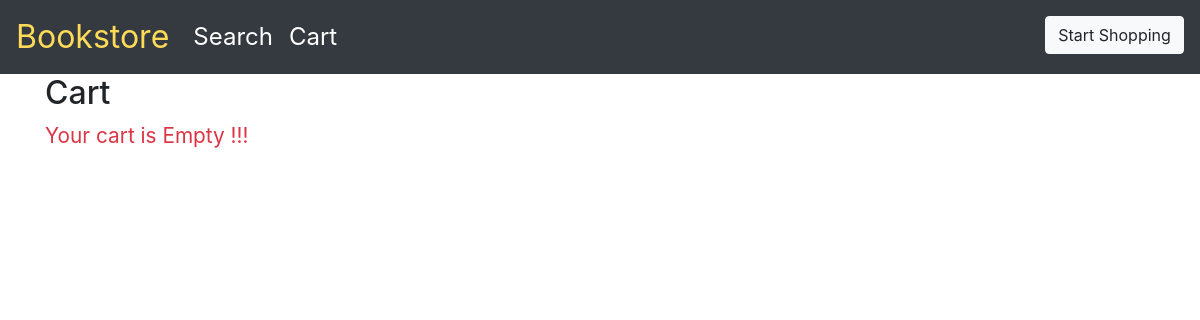
/cart/, run on an earlier commit of the app's database.
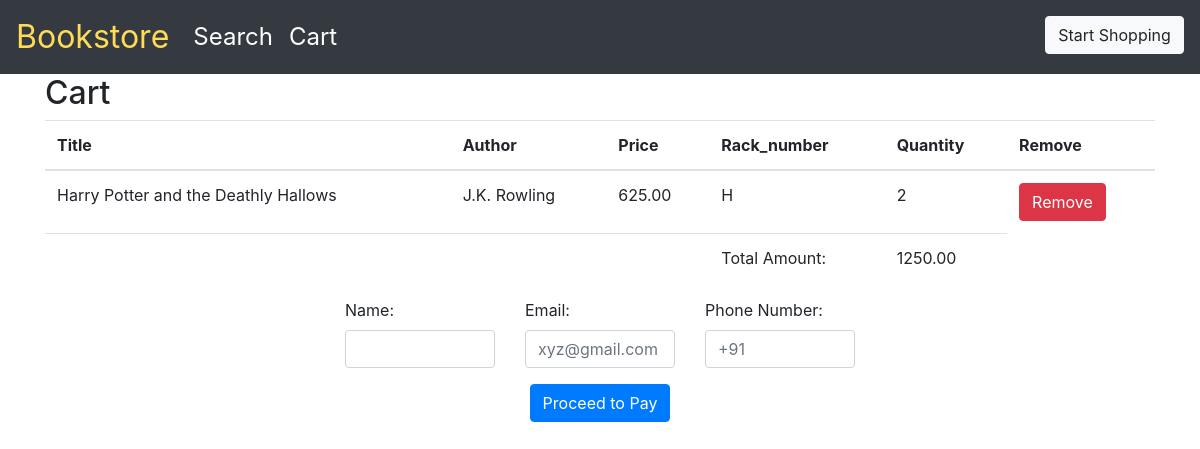
And on a later commit of the database.
### bookstore/models.py (models this page shows, shortened)
class Cart(models.Model):
    book = models.ForeignKey(Book, on_delete=models.CASCADE)
    quantity = models.IntegerField()
    def __str__(self):
        return f"{self.book.title}-{self.quantity}"

class Book(models.Model):
    title= models.CharField(max_length=100)
    author= models.CharField(max_length=50)
    publisher= models.CharField(max_length=50)
    price= models.DecimalField(max_digits=8, decimal_places=2)
    isbn= models.CharField(max_length=13,unique=True)
    image= models.ImageField(upload_to='static/images',default='static/images/book.png')
    genre= models.CharField(max_length=50,default="")
    desc= models.CharField(max_length=1000,default="")

class Inventory(models.Model):
    book = models.OneToOneField(Book, on_delete=models.CASCADE)
    stock = models.IntegerField(default=0)
    rack_number = models.CharField(max_length=1)

### bookstore/views.py (the view)
# urls.py: path("cart/", views.cart, name="cart"),
def cart(request):
    cart = Cart.objects.all()
    print(cart)
    total_price=0
    for cart_item in cart: # find the total price of the cart
        total_price+=cart_item.book.price * cart_item.quantity
    return render(request, 'cart.html', {'cart': cart, 'total_price': total_price})

### templates/cart.html (shortened to what this page needs)
{% extends "base.html" %}
{% block content %}
<div class="container">
    <h2>Cart</h2>
    {% if cart %}
        <table class="table">
            <thead>
                <tr>
                    <th>Title</th>
                    <th>Author</th>
                    <th>Price</th>
                    <th>Rack_number</th>
                    <th>Quantity</th>
                    <th>Remove</th>
                </tr>
            </thead>
            <tbody>
                {% for item in cart %}
                    <tr>
                        <td>{{ item.book.title }}</td>
                        <td>{{ item.book.author }}</td>
                        <td>{{ item.book.price }}</td>
                        <td>{{ item.book.inventory.rack_number}}</td>
                        <td>{{ item.quantity }}</td>
                        <td>
                            <form method="post" action="{% url 'remove_from_cart' item.id %}">
                                <button type="submit" class="btn btn-danger">Remove</button>
                            </form>
                        </td>
                    </tr>
                {% endfor %}
            </tbody>
            <tfoot>
                <tr>
                    <td colspan="3"></td>
                    <td>Total Amount:</td>
                    <td>{{ total_price }}</td>
                </tr>
            </tfoot>
        </table>
        <div class="container">
        <div class="col-md-6 mx-auto">
        <form method="POST" action="{% url 'proceed_to_buy' %}" class="row justify-content-center">
            <div class="col-md-4">
                <label for="name" class="form-label">Name:</label>
                <input type="text" class="form-control" name='name' required>
            </div>
            <div class="col-md-4">
                <label for="email" class="form-label">Email:</label>
                <input type="email" class="form-control" name='email' placeholder="xyz@gmail.com" required>
            </div>
            <div class="col-md-4">
                <label for="phone" class="form-label">Phone Number:</label>
                <input type="tel" class="form-control" name='phone' placeholder="+91" required>
            </div>
            <div class="col-md-12 text-center mt-3">
                <button type="submit" class="btn btn-primary">Proceed to Pay</button>
            </div>
        </form>
        </div>
        </div>
    {% else %}
        <p class="text-danger" style="font-size: 130%">Your cart is Empty !!!</p>
    {% endif %}
</div>
{% endblock %}

What changed in the data, as far as the page shows it:
added Cart: book "Harry Potter and the Deathly Hallows", book.author "J.K. Rowling", book.price "625.00", book.inventory.rack_number "H", quantity "2"
Also different on the page:
{{ total_price }}: (not shown) → "1250.00"
text no longer shown: "Your cart is Empty !!!"
text now shown: "Title Author Price Rack_number Quantity Remove Total Amount: Name: Email: Phone Number: Proceed to Pay"
